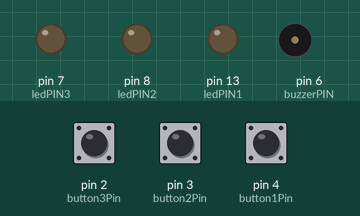
The sketch below on a simulated Arduino Uno, built with avr-gcc and run on an emulated ATmega328P. Shown: output pins drawn as LEDs (lit = HIGH), buzzer (waves = sounding). Dashed ring = blinking. Inputs (shaded band) come from the test bench; at power-on: pin 4 (button1Pin) HIGH, pin 3 (button2Pin) HIGH, pin 2 (button3Pin) HIGH. Random numbers use the default seed unless the sketch sets one.

Above: at 2.84 s.
3.3 s: pin 4 (button1Pin) pulled LOW for 1 s
At 5.11 s:
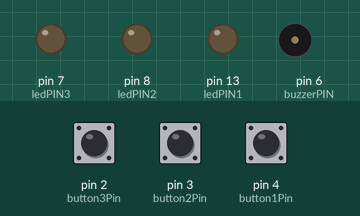
7.2 s: pin 4 (button1Pin) pulled LOW for 3.2 s
11.9 s: pin 3 (button2Pin) pulled LOW for 0.15 s
At 13.5 s:
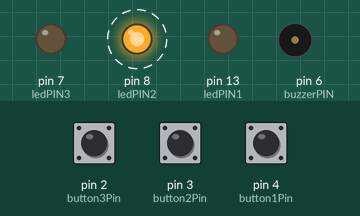
14.9 s: pin 2 (button3Pin) pulled LOW for 0.15 s
At 18.52 s:
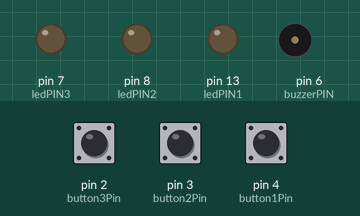
Timing chart, 0 to 18.9 s (numbered marks = the images above; inputs shaded):
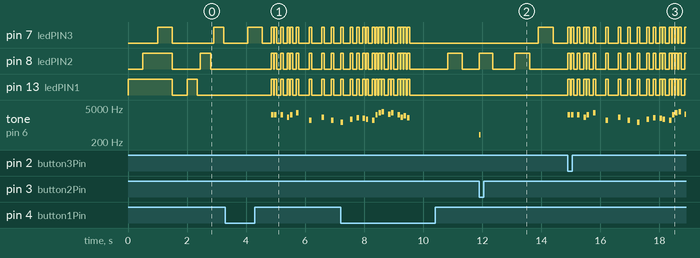

The sketch:

Simon_Says.ino
```cpp
#include "pitches.h"
int rounds[20];
int currentRound = 0;


int buzzerPIN = 6;

int ledPIN1 = 13;
int ledPIN2 = 8;
int ledPIN3 = 7;

int button1Pin = 4;
int button2Pin = 3;
int button3Pin = 2;

int button1State;
int button2State;
int button3State;


bool showLED = true;
int correctAnswer = 0;

unsigned long previousMillis = 0;                          // Tracks the last time an LED changed state
const int intervals[] = {100, 350, 100, 350, 100, 350};  // Durations for each step
int currentStep = 0;                                       // Tracks the current step in the sequence
bool ledState = LOW;                                       // Tracks whether the current LED is ON or OFF


int melody[] = {
  NOTE_E7, NOTE_E7, 0,NOTE_E7, 0,
  NOTE_C7, NOTE_E7, 0, NOTE_G7, 0,
  0,0, NOTE_G6, 0, 0, 0,

  NOTE_C7, 0, 0, NOTE_G6, 0, 0,
  NOTE_E6, 0, 0, NOTE_A6, 0, NOTE_B6,
  0, NOTE_AS6, NOTE_A6, 0,

  NOTE_G6, NOTE_E7, NOTE_G7, NOTE_A7,
  0, NOTE_F7, NOTE_G7, 0,
  NOTE_E7, NOTE_C7, NOTE_D7, NOTE_B6, 0, 0,

};

int noteDurations = 12;

void setup() {
  randomSeed(analogRead(A0));

  pinMode(buzzerPIN, OUTPUT);

  pinMode(ledPIN1, OUTPUT);
  pinMode(ledPIN2, OUTPUT);
  pinMode(ledPIN3, OUTPUT);

  pinMode(button1Pin, INPUT_PULLUP);
  pinMode(button2Pin, INPUT_PULLUP);
  pinMode(button3Pin, INPUT_PULLUP);


  digitalWrite(ledPIN1, HIGH);
  delay(500);
  digitalWrite(ledPIN2, HIGH);
  delay(500);
  digitalWrite(ledPIN3, HIGH);
  delay(500);
  digitalWrite(ledPIN1, LOW);
  digitalWrite(ledPIN2, LOW);
  digitalWrite(ledPIN3, LOW);
  delay(500);
}


void loop() {

  unsigned long currentMillis = millis();  // Get the current time
  // Check if it's time to update the LEDs
  if (currentMillis - previousMillis >= intervals[currentStep]) {

    // Turn LEDs on or off based on the current step
    if (currentStep == 0) {
      digitalWrite(ledPIN1, HIGH);
    } else if (currentStep == 1) {
      digitalWrite(ledPIN1, LOW);
    } else if (currentStep == 2) {
      digitalWrite(ledPIN2, HIGH);
    } else if (currentStep == 3) {
      digitalWrite(ledPIN2, LOW);
    } else if (currentStep == 4) {
      digitalWrite(ledPIN3, HIGH);
    } else if (currentStep == 5) {
      digitalWrite(ledPIN3, LOW);
    }
    // Move to the next step
    currentStep++;
    if (currentStep >= 6) {
      currentStep = 0;  // Reset to the beginning of the sequence
    }
    previousMillis = currentMillis;  // Save the current time
  }

  button1State = digitalRead(button1Pin);

  if (button1State == LOW) {
    digitalWrite(ledPIN1, LOW);
    digitalWrite(ledPIN2, LOW);
    digitalWrite(ledPIN3, LOW);
    delay(750);
    while (true) {
      button1State = digitalRead(button1Pin);
      button2State = digitalRead(button2Pin);
      button3State = digitalRead(button3Pin);

      if (showLED == true) {
        if (currentRound < 20) {
          rounds[currentRound] = random(1, 4);
          currentRound++;
        }

        for (int i = 0; i < currentRound; i++) {
          if (rounds[i] == 1) {
            digitalWrite(ledPIN1, HIGH);
            delay(500);
            digitalWrite(ledPIN1, LOW);
          } else if (rounds[i] == 2) {
            digitalWrite(ledPIN2, HIGH);
            delay(500);
            digitalWrite(ledPIN2, LOW);
          } else if (rounds[i] == 3) {
            digitalWrite(ledPIN3, HIGH);
            delay(500);
            digitalWrite(ledPIN3, LOW);
          }
          delay(300);
        }
        showLED = false;
        correctAnswer = 0;
      }

      if (button1State == LOW) {
        if (rounds[correctAnswer] == 1) {
          digitalWrite(ledPIN1, HIGH);
          tone(buzzerPIN, 400, 50);
          delay(50);
          noTone(buzzerPIN);
          delay(400);
          digitalWrite(ledPIN1, LOW);
          correctAnswer++;
        } else {
          break;
        }
      }
      if (button2State == LOW) {
        if (rounds[correctAnswer] == 2) {
          digitalWrite(ledPIN2, HIGH);
          tone(buzzerPIN, 400, 50);
          delay(50);
          noTone(buzzerPIN);
          delay(400);
          digitalWrite(ledPIN2, LOW);
          correctAnswer++;
        } else {
          break;
        }
      }
      if (button3State == LOW) {
        if (rounds[correctAnswer] == 3) {
          digitalWrite(ledPIN3, HIGH);
          tone(buzzerPIN, 400, 50);
          delay(50);
          noTone(buzzerPIN);
          delay(400);
          digitalWrite(ledPIN3, LOW);
          correctAnswer++;
        } else {
          break;
        }
      }
      if (correctAnswer == currentRound) {
        delay(750);
        showLED = true;
      }
      if (currentRound >= 20) {
        break;
      }
    }
    music();
    delay(300);
  }
  showLED = true;
  currentRound = 0;
  correctAnswer = 0;
}


void music() {
  const int melodySize = sizeof(melody) / sizeof(melody[0]);  // Explicit size
  for (int thisNote = 0; thisNote < melodySize; thisNote++) {
    int noteDuration = 1000 / noteDurations;

    if (melody[thisNote] != 0) {  // If it's not a rest
      tone(buzzerPIN, melody[thisNote], noteDuration);
      // Turn on LEDs
      digitalWrite(ledPIN1, HIGH);
      digitalWrite(ledPIN2, HIGH);
      digitalWrite(ledPIN3, HIGH);
    } else {
      noTone(buzzerPIN);  // Stop any ongoing tone for a rest
      // Turn off LEDs
      digitalWrite(ledPIN1, LOW);
      digitalWrite(ledPIN2, LOW);
      digitalWrite(ledPIN3, LOW);
    }

    // Pause for note duration
    delay(noteDuration);

    // Ensure the tone and LEDs are turned off after each note
    noTone(buzzerPIN);
    digitalWrite(ledPIN1, LOW);
    digitalWrite(ledPIN2, LOW);
    digitalWrite(ledPIN3, LOW);

    // Pause between notes
    int pauseBetweenNotes = noteDuration * 0.30;
    delay(pauseBetweenNotes);
  }
}
```

pitches.h.ino
```cpp
#define NOTE_B0  31
#define NOTE_C1  33
#define NOTE_CS1 35
#define NOTE_D1  37
#define NOTE_DS1 39
#define NOTE_E1  41
#define NOTE_F1  44
#define NOTE_FS1 46
#define NOTE_G1  49
#define NOTE_GS1 52
#define NOTE_A1  55
#define NOTE_AS1 58
#define NOTE_B1  62
#define NOTE_C2  65
#define NOTE_CS2 69
#define NOTE_D2  73
#define NOTE_DS2 78
#define NOTE_E2  82
#define NOTE_F2  87
#define NOTE_FS2 93
#define NOTE_G2  98
#define NOTE_GS2 104
#define NOTE_A2  110
#define NOTE_AS2 117
#define NOTE_B2  123
#define NOTE_C3  131
#define NOTE_CS3 139
#define NOTE_D3  147
#define NOTE_DS3 156
#define NOTE_E3  165
#define NOTE_F3  175
#define NOTE_FS3 185
#define NOTE_G3  196
#define NOTE_GS3 208
#define NOTE_A3  220
#define NOTE_AS3 233
#define NOTE_B3  247
#define NOTE_C4  262
#define NOTE_CS4 277
#define NOTE_D4  294
#define NOTE_DS4 311
#define NOTE_E4  330
#define NOTE_F4  349
#define NOTE_FS4 370
#define NOTE_G4  392
#define NOTE_GS4 415
#define NOTE_A4  440
#define NOTE_AS4 466
#define NOTE_B4  494
#define NOTE_C5  523
#define NOTE_CS5 554
#define NOTE_D5  587
#define NOTE_DS5 622
#define NOTE_E5  659
#define NOTE_F5  698
#define NOTE_FS5 740
#define NOTE_G5  784
#define NOTE_GS5 831
#define NOTE_A5  880
#define NOTE_AS5 932
#define NOTE_B5  988
#define NOTE_C6  1047
#define NOTE_CS6 1109
#define NOTE_D6  1175
#define NOTE_DS6 1245
#define NOTE_E6  1319
#define NOTE_F6  1397
#define NOTE_FS6 1480
#define NOTE_G6  1568
#define NOTE_GS6 1661
#define NOTE_A6  1760
#define NOTE_AS6 1865
#define NOTE_B6  1976
#define NOTE_C7  2093
#define NOTE_CS7 2217
#define NOTE_D7  2349
#define NOTE_DS7 2489
#define NOTE_E7  2637
#define NOTE_F7  2794
#define NOTE_FS7 2960
#define NOTE_G7  3136
#define NOTE_GS7 3322
#define NOTE_A7  3520
#define NOTE_AS7 3729
#define NOTE_B7  3951
#define NOTE_C8  4186
#define NOTE_CS8 4435
#define NOTE_D8  4699
#define NOTE_DS8 4978
```

Measured:
- after the input at 3.3 s, tone on pin 6 (buzzerPIN): plays 2637 Hz for 0.08 s, 2637 Hz for 0.08 s, 2637 Hz for 0.08 s, 2093 Hz for 0.08 s, 2637 Hz for 0.08 s, 3136 Hz for 0.08 s … (9 notes in this stretch), starting after 1.6 s
- after the input at 11.9 s, pin 7 (ledPIN3): LOW → HIGH after 2.0 s, → LOW 0.50 s later; pin 8 (ledPIN2): alternates HIGH for 0.48 s and LOW for 0.75 s, starting at once; tone on pin 6 (buzzerPIN): silent → 400 Hz at once, → silent 0.05 s later
- after the input at 14.9 s, tone on pin 6 (buzzerPIN): plays 2637 Hz for 0.08 s, 2637 Hz for 0.08 s, 2637 Hz for 0.08 s, 2093 Hz for 0.08 s, 2637 Hz for 0.08 s, 3136 Hz for 0.08 s … (19 notes in this stretch), starting at once
